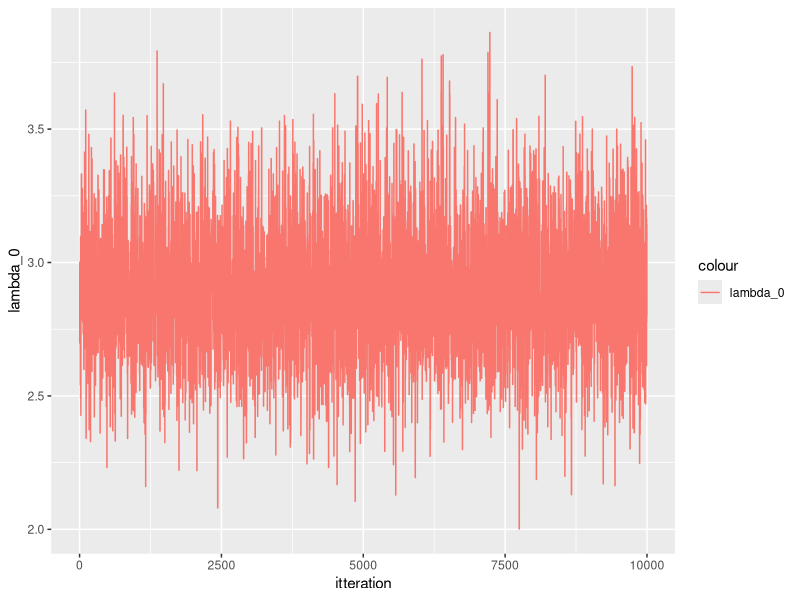
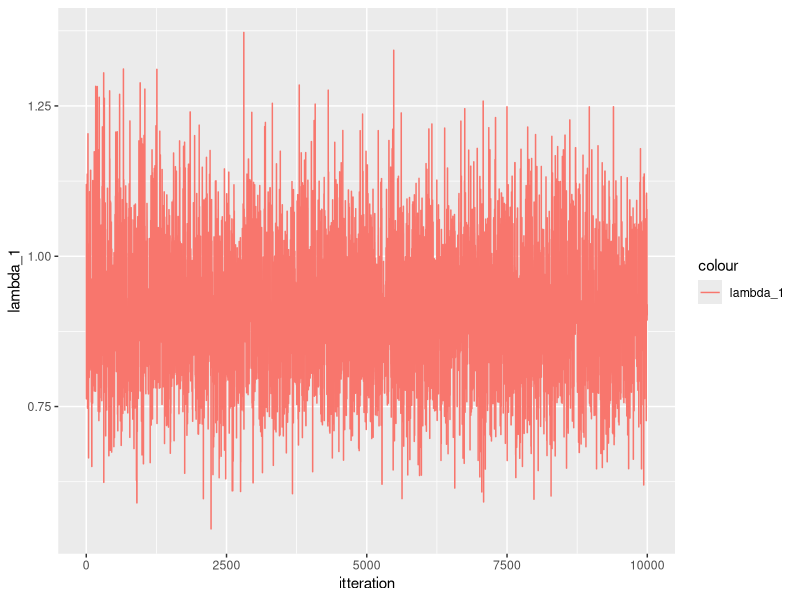
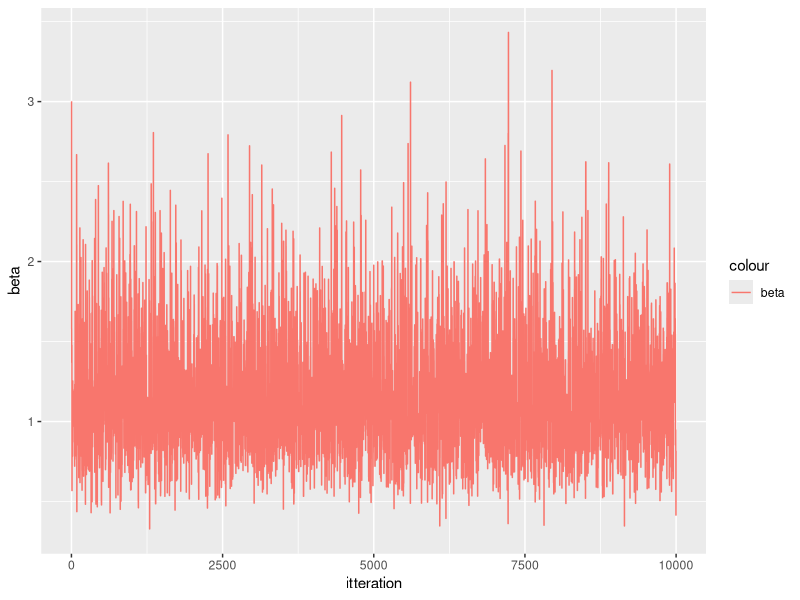
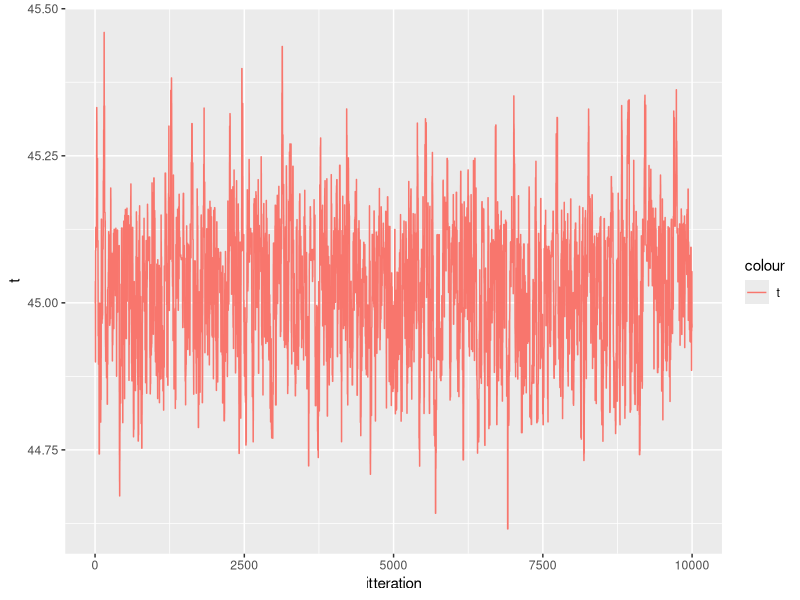
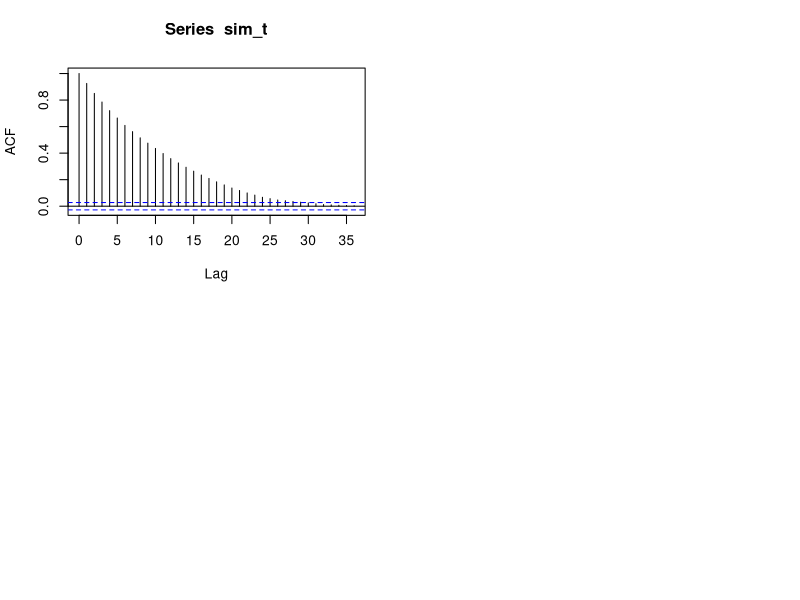

Generate these figures, in order, with R:
#MH block

library(boot)
library(data.table)
library(tidyr)
library(ggplot2)
library(gridExtra)

data <- as.data.table(coal)
data[, event:= 1]
data[, cum_event := cumsum(event)]
data[, date := date- 1851]


f_target_1 <- function(lambda_0, lambda_1, t, t_0, t_2, beta, y_0, y_1){
  if(t<t_0){
    return (0)
  }
  if(t> t_2){
    return (0)
  }
  return(exp(-lambda_0*(t-t_0) - lambda_1*(t_2-t)- (1/beta)*(lambda_0 + lambda_1))*lambda_0^{y_0+ 1}*lambda_1^{y_1+1})
}

f_prop_1 <- function(lambda_0, lambda_1, t_given, t_cur, t_0, t_2, beta, y_0, y_1, sigma_t){
  if(t<t_0){
    retval <- 0
  }
  if(t> t_2){
   retval <- 0
  }
  retval <- (dgamma(lambda_0, (y_0 +2), scale= (1/(t_cur - t_0 + 1/beta)))*
    dgamma(lambda_1, (y_1 +2), scale= (1/(t_2 - t_cur + 1/beta)))*
    dnorm(t, t_given,sigma_t))
  return(retval)
}

f_target_2 <- function(lambda_0, lambda_1, beta, t_0, t_2, t, y_0, y_1){
  if(beta<0){
    return (0)
  }
  
  return(exp(-lambda_0*(t-t_0) - lambda_1*(t_2-t)- (1/beta)*
               (lambda_0 + lambda_1+1))*lambda_0^{y_0+ 1}*
           lambda_1^{y_1+1}*(1/beta^5))
}

f_prop_2 <- function(lambda_0, lambda_1, t, t_0, t_2, beta_cur, beta_given, y_0, y_1, sigma_beta){
    retval <- dgamma(lambda_0, (y_0 +2), scale= (1/(t - t_0 + 1/beta_cur)))*
        dgamma(lambda_1, (y_1+2), scale= (1/(t_2 - t + 1/beta_cur)))*
        dnorm(beta_cur, beta_given, sigma_beta)

  return (retval)
}

MH_alg <- function(n,data, t_0,t_2, t, lambda_0,lambda_1, beta, sigma_t, sigma_beta){
  
  
  y_0 = sum(data[date <t]$event)
  y_1 = sum(data[date>= t]$event)
  
  results <- matrix(nrow = n, ncol = 5)
  results[1, 1:5] <- c(t, lambda_0, lambda_1, beta, 1)
  for(i in 2:(n)){
    print(i)
    if(i %% 2 == 0){
      beta <- results[i-1, 4]
      
      t_old <- results[i-1, 1]
      
      t_new <- rnorm(1, t_old, sigma_t)
      if(t_new <t_0 | t_new > t_2){
        results[i,1:5] <- c(t_old, lambda_0_old, lambda_1_old, beta, 0)
      }else{
     
        y_0_old = sum(data[date <t_old]$event)
        y_1_old = sum(data[date>= t_old]$event)
        y_0_n = sum(data[date <t_new]$event)
        y_1_n = sum(data[date>= t_new]$event)
        
        #gibbs step
        #t <- rexp(1, 1/(lambda_0 - lambda_1)) #must be wrong! 
        lambda_0_old <- results[i-1, 2]
        lambda_1_old <- results[i-1, 3]
        lambda_0 <- rgamma(1, (y_0 +2), scale= (1/(t_new - t_0 + 1/beta)))
        lambda_1 <- rgamma(1, (y_1+2), scale=(1/(t_2 - t_new + 1/beta)))
        
        target_ratio <-  f_target_1(lambda_0, lambda_1, t_new, t_0, t_2, beta, y_0_n, y_1_n)/
          f_target_1(lambda_0_old, lambda_1_old, t_old, t_0, t_2, beta, y_0_old, y_1_old)
        
        prop_ratio <- f_prop_1(lambda_0_old, lambda_1_old, t_cur = t_old, t_given = t_new,  t_0, t_2, beta, y_0_old, y_1_old, sigma_t = sigma_t)/
          f_prop_1(lambda_0, lambda_1, t_new, t_given = t_old, t_0, t_2, beta, y_0, y_1, sigma_t = sigma_t)
        
        a <- target_ratio*prop_ratio
        a <- min(1, a)
        
        u <- runif(1)
        
        if (u< a){
          results[i, 1:5] <- c(t_new, lambda_0, lambda_1, beta, a)
        } else{
          results[i,1:5] <- c(t_old, lambda_0_old, lambda_1_old, beta, a)
        }
      }
    }
    else{
      t <- results[i-1, 1]
      t
      beta_old <- results[i-1, 4]
      
      beta_new <-  rgamma(1, 6, scale = 1/(lambda_0 + lambda_1 + 1)) 
      
      
      y_0 = sum(data[date <results[i-1,1]]$event)
      y_1 = sum(data[date>= results[i-1,1]]$event)
      if(beta_new< 0){
        results[i,1:5] <- c(t, lambda_0_old, lambda_1_old, beta_old, 0)
      }else {
        
        
        lambda_0_n <- rgamma(1, (y_0 + 2), scale= (1/(t_old - t_0 + 1/beta_new)))
        lambda_1_n <- rgamma(1, (y_1 + 2), scale=(1/(t_2 - t_old + 1/beta_new)))
        lambda_0_n
        lambda_1_n
        
        
        lambda_0_old <- results[i-1, 2]
        lambda_1_old <- results[i-1, 3]
        
        target_ratio <-  f_target_2(lambda_0, lambda_1, beta_new, t_0, t_2, t, y_0, y_1)/
          f_target_2(lambda_0_old, lambda_1_old, beta_old, t_0, t_2, t, y_0, y_1)
        
        
        # THIS ONE RETURNS 0 AND MAKES EVERYTHING CRASH
        
        prop_ratio <- f_prop_2(lambda_0_old, lambda_1_old, beta_cur = beta_old, beta_given = beta_new, t = t, t_0 = t_0, t_2 = t_2, y_0, y_1, sigma_beta = sigma_beta)/
          f_prop_2(lambda_0, lambda_1, beta_cur = beta_new, beta_given = beta_old, t_0 = t_0, t_2 = t_2, t = t, y_0, y_1, sigma_beta = sigma_beta)
        
        
        a <- min(1, target_ratio*prop_ratio)
        u <- runif(1)
        if (u< a){
          results[i, 1:5] <- c(t, lambda_0, lambda_1, beta_new, a)
        } else{
          results[i,1:5] <- c(t, lambda_0_old, lambda_1_old, beta_old, a)
        }
      }
    }
  }
  return (results)
}




t =45

lambda_0 <- 135/50
lambda_1 <-  56/50
beta = 3

n = 10000
t_0 = 0
t_2 = 112 #maybe should be 1963? 
sigma_t = 0.1
sigma_beta = 0.3

sim_MH <- MH_alg(n,data, t_0, t_2, t, lambda_0,lambda_1, beta, sigma_t = sigma_t, sigma_beta = sigma_beta)

sim_MH <- as.data.table(sim_MH)

setnames(sim_MH, c("t", "lambda_0", "lambda_1", "beta", "a"))

sim_MH[, itteration := seq(1:n)]
sim_MH

par(mfrow = c(2,2))

q1 <- ggplot(data = sim_MH, aes(x = itteration) )
q1 <- q1 + geom_line(aes(y = lambda_0, colour = "lambda_0"))
q1
q2 <- ggplot(data = sim_MH, aes(x = itteration) )
q2 <- q2 + geom_line(aes(y = lambda_1, colour = "lambda_1"))
q2
q3 <- ggplot(data = sim_MH, aes(x = itteration) )
q3 <- q3 + geom_line(aes(y = beta, colour = "beta"))
q3
q4 <- ggplot(data = sim_MH, aes(x = itteration) )
q4 <- q4 + geom_line(aes(y = t, colour = "t"))
q4

#grid.arrange(q1,q2,q3,q4, ncol = 2)

#only beta has a burn in period! kind of

summary(sim_MH)
3*41 + 0.92*(112-41)

burnin <- 5000

sim_t <- sim_MH$t[burnin:n]

acf(sim_t)
